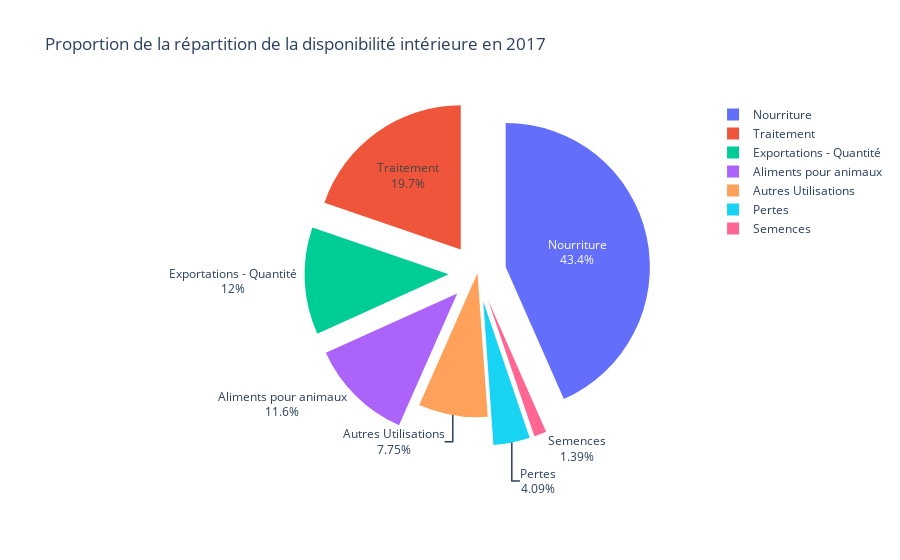

Here is the notebook cell this chart was saved with:
### Code cell
import plotly.express as px

# Les pourcentages que vous avez calculés
pourcentages = [((df_2017[c].sum() / food_availability) * 100).round(2) for c in colonnes]

# Création d'un DataFrame pour les données du graphique
data = {'Catégorie': colonnes, 'Pourcentage': pourcentages}

# Création du graphique circulaire avec les chiffres à l'intérieur
fig = px.pie(data, values='Pourcentage', names='Catégorie', title="Proportion de la répartition de la disponibilité intérieure en 2017",
             hover_data=['Catégorie', 'Pourcentage'],
             labels={'Catégorie': 'Catégorie'})

# Ajouter les chiffres à l'intérieur du graphique
fig.update_traces(textinfo='percent+label', pull=[0.2, 0.2, 0.2, 0.2, 0.2, 0.2])

# Afficher le graphique
fig.show()

### Figure 1 — Plotly figure (JSON) as saved in the notebook; plotly's stock layout.template omitted (floating-point values rounded to 4 significant figures)
{"data": [{"customdata": [["Exportations - Quantité", 13.68], ["Aliments pour animaux", 13.23], ["Pertes", 4.65], ["Nourriture", 49.37], ["Semences", 1.58], ["Traitement", 22.45], ["Autres Utilisations", 8.82]], "domain": {"x": [0, 1], "y": [0, 1]}, "hovertemplate": "Catégorie=%{customdata[0]}<br>Pourcentage=%{customdata[1]}<extra></extra>", "labels": ["Exportations - Quantité", "Aliments pour animaux", "Pertes", "Nourriture", "Semences", "Traitement", "Autres Utilisations"], "legendgroup": "", "name": "", "pull": [0.2, 0.2, 0.2, 0.2, 0.2, 0.2], "showlegend": true, "textinfo": "percent+label", "type": "pie", "values": [13.68, 13.23, 4.65, 49.37, 1.58, 22.45, 8.82]}], "layout": {"legend": {"tracegroupgap": 0}, "title": {"text": "Proportion de la répartition de la disponibilité intérieure en 2017"}}}
